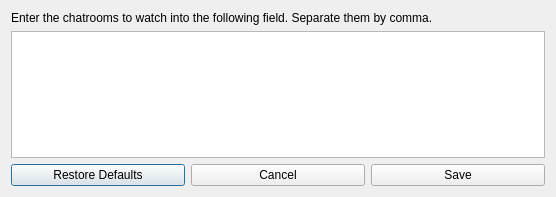
<?xml version="1.0" encoding="UTF-8"?>
<ui version="4.0">
    <class>Dialog</class>
    <widget class="QDialog" name="Dialog">
        <property name="geometry">
            <rect>
                <x>0</x>
                <y>0</y>
                <width>556</width>
                <height>197</height>
            </rect>
        </property>
        <property name="windowTitle">
            <string>Chatrooms</string>
        </property>
        <layout class="QGridLayout" name="gridLayout">
            <item row="0" column="0">
                <layout class="QVBoxLayout" name="verticalLayout">
                    <item>
                        <widget class="QLabel" name="label">
                            <property name="text">
                                <string>Enter the chatrooms to watch into the following field. Separate them by comma.</string>
                            </property>
                            <property name="textFormat">
                                <enum>Qt::PlainText</enum>
                            </property>
                            <property name="wordWrap">
                                <bool>true</bool>
                            </property>
                        </widget>
                    </item>
                    <item>
                        <widget class="QPlainTextEdit" name="roomnamesField"/>
                    </item>
                    <item>
                        <layout class="QHBoxLayout" name="horizontalLayout_2">
                            <item>
                                <widget class="QPushButton" name="defaultButton">
                                    <property name="text">
                                        <string>Restore Defaults</string>
                                    </property>
                                </widget>
                            </item>
                            <item>
                                <widget class="QPushButton" name="cancelButton">
                                    <property name="text">
                                        <string>Cancel</string>
                                    </property>
                                </widget>
                            </item>
                            <item>
                                <widget class="QPushButton" name="saveButton">
                                    <property name="text">
                                        <string>Save</string>
                                    </property>
                                </widget>
                            </item>
                        </layout>
                    </item>
                </layout>
            </item>
        </layout>
    </widget>
    <resources/>
    <connections/>
</ui>
